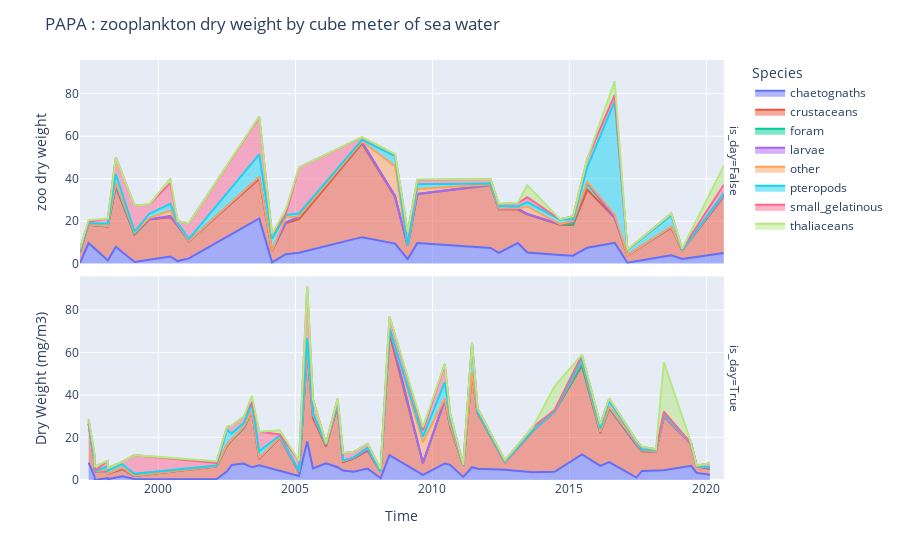

Notebook code cell kept with this figure:
### Code cell
fig = px.area(
    zoo_papa_d_n,
    x="time",
    y="zoo dry weight",
    line_group="species",
    color="species",
    facet_row="is_day",
)
fig.update_layout(
    title="PAPA : zooplankton dry weight by cube meter of sea water",
    xaxis_title="Time",
    yaxis_title="Dry Weight (mg/m3)",
    legend_title="Species",
)
